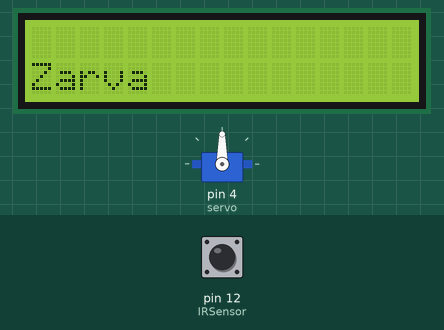
This sketch was run on a simulated Arduino Uno, built with avr-gcc and run on an emulated ATmega328P. On the bench: 16×2 character LCD, servo. The test bench sets the inputs (shaded band); at power-on: pin 12 (IRSensor) LOW.

Above: at 1.2 s.
1.3 s: pin 12 (IRSensor) driven HIGH
4.0 s: pin 12 (IRSensor) driven LOW
At 4.7 s:
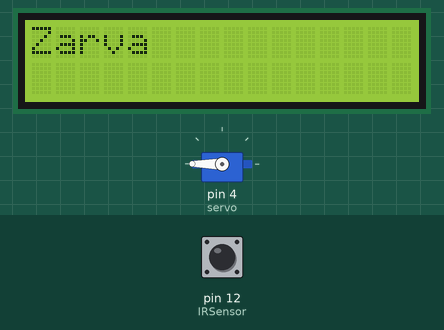
9.5 s: pin 12 (IRSensor) driven HIGH
At 10.6 s:
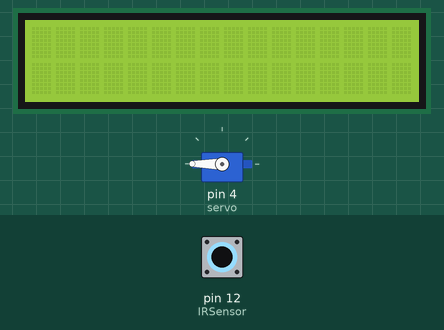
15.5 s: pin 12 (IRSensor) pulsed LOW 2 times (0.12 s each, 0.3 s apart)
At 16.1 s:
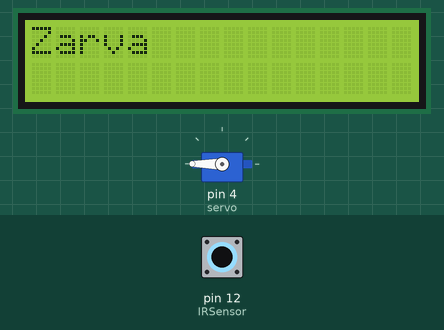
22.1 s: pin 12 (IRSensor) pulsed LOW 5 times (0.12 s each, 0.3 s apart)
At 25.7 s:
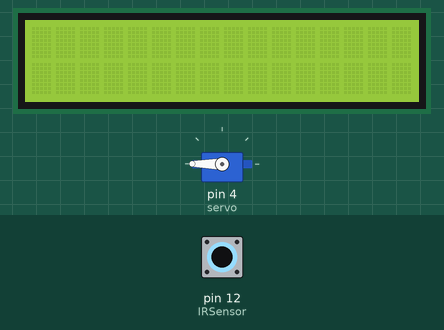
Timing chart, 0 to 27.2 s (numbered marks = the images above; inputs shaded):
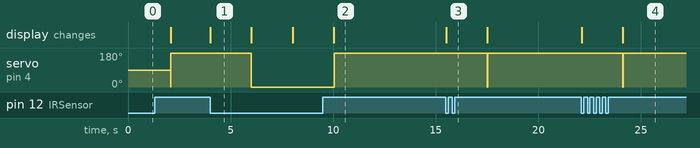

Measured:
- after the input at 4.0 s, servo on pin 4 (servo): 180° → 0° after 2.0 s; the display: changes at once (image 1)
- after the input at 9.5 s, servo on pin 4 (servo): 0° → 180° after 0.55 s
- after the input at 15.5 s, servo on pin 4 (servo): 180° → 0° after 2.0 s, → 180° 0.02 s later; the display: changes at once (image 3)
- after the input at 22.1 s, servo on pin 4 (servo): 180° → 0° after 2.0 s, → 180° 0.02 s later; the display: first changes at once (image 4 shows a later state)
- what the display in image 1 shows lasts 2.0 s, from 4.0 s to 6.0 s

The sketch:

parkolo.ino
```cpp
#include <Servo.h>
#include <LiquidCrystal_I2C.h>
//int obstaclePin = 13;
int hasObstacle = LOW; // LOW MEANS NO OBSTACLE

int IRSensor = 12;
int IRSensor2 = 13;
LiquidCrystal_I2C mylcd(0x27, 16, 2);

Servo servo;
void setup() {
  pinMode(IRSensor, INPUT);
  mylcd.init();
  mylcd.backlight();
  mylcd.setCursor(0,1);
  // put your setup code here, to run once:
  servo.attach(4);
   pinMode(IRSensor, INPUT);
  Serial.begin(9600);

  //servo.write(90);
}

void loop() {
  hasObstacle = digitalRead(IRSensor);

  // put your main code here, to run repeatedly:
  //int sensorStatus = digitalRead(IRSensor);
  //int sensor2 = digitalRead(IRSensor2);
  //Serial.println(sensorStatus);
  //Serial.println(sensor2);
  //if(sensorStatus == 1){
    if(hasObstacle == HIGH){
    mylcd.print("Nyilik a kapu");
    servo.write(180);
    //delay(3000);
    mylcd.clear();

  }else {
    mylcd.print("Zarva");
    //servo.write(180);
    delay(2000);
    servo.write(0);
    mylcd.clear();
  }


}
```
